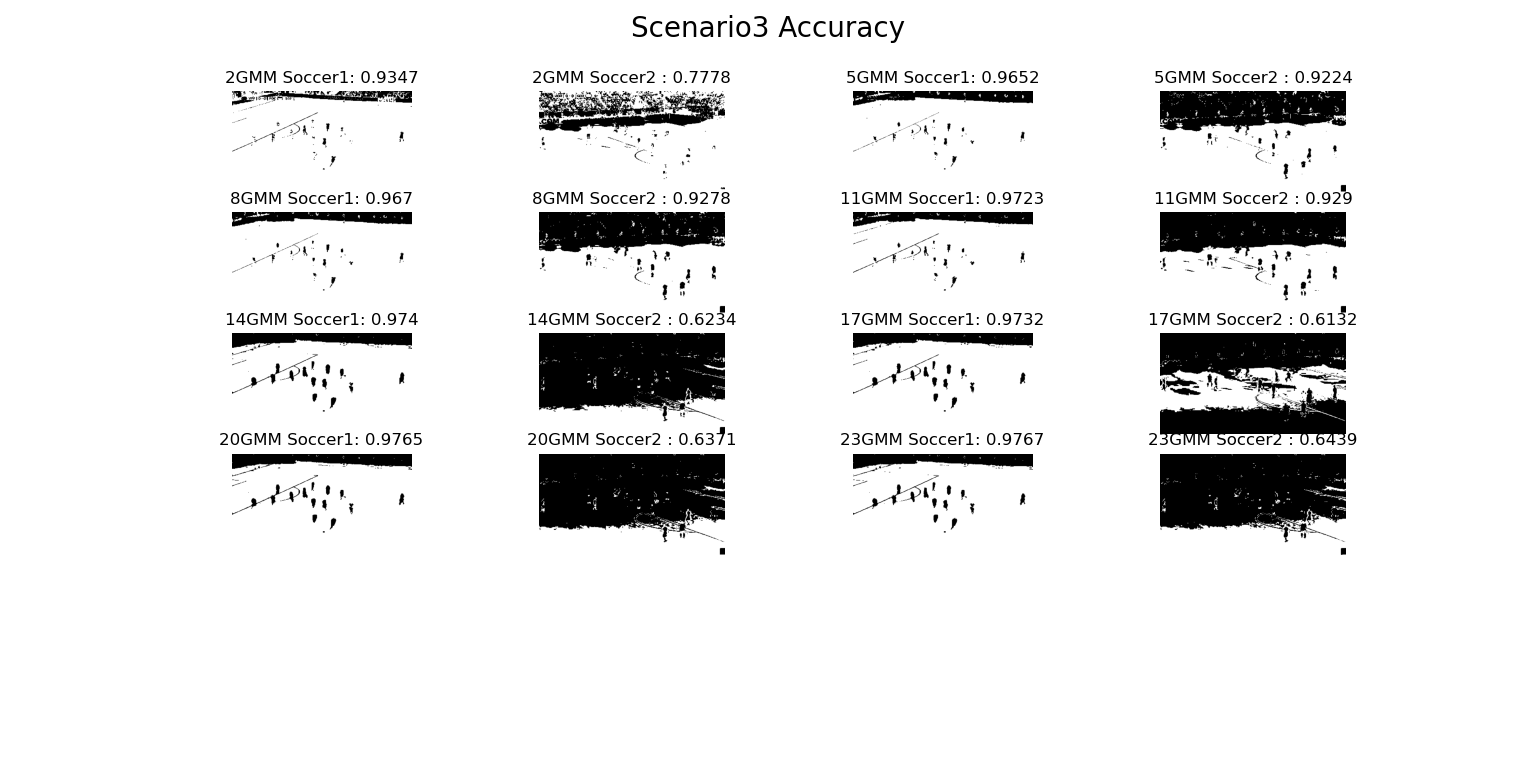

Write the Python code that produced this figure.
import cv2
import matplotlib.pyplot as plt
import numpy as np
from sklearn.mixture import GaussianMixture as GMM
import os
import pandas as pd

soccer1_mask = pd.read_csv('soccer1_mask.csv')
soccer2_mask = pd.read_csv('soccer2_mask.csv')
answer1 = soccer1_mask['GT (True/False)']
answer2 = soccer2_mask['GT (True/False)']

img1 = cv2.imread('soccer1.jpg')
img2 = cv2.imread('soccer2.jpg')
img1_resize = img1.reshape((-1, 3))
img2_resize = img2.reshape((-1, 3))
two_image = np.concatenate((img1_resize, img2_resize))

fig = plt.figure(figsize=(40, 20))
fig.suptitle('Scenario3 Accuracy', fontsize=20)
gaussian = [2, 5, 8, 11, 14, 17, 20, 23]

for i in range(len(gaussian)):
    n = gaussian[i]
    gmm_model = GMM(n_components=n, covariance_type='tied').fit(two_image)
    gmm_labels1 = gmm_model.predict(img1_resize)
    gmm_labels2 = gmm_model.predict(img2_resize)

    # choose the gaussian that represent the green ground
    counts = np.bincount(gmm_labels1)
    frequency_num = np.argmax(counts)
    gmm_labels1 = np.where(gmm_labels1 == frequency_num, n+1, gmm_labels1)
    gmm_labels1 = gmm_labels1 - n
    gmm_labels1 = np.clip(gmm_labels1, 0, 1)

    counts = np.bincount(gmm_labels2)
    frequency_num = np.argmax(counts)
    gmm_labels2 = np.where(gmm_labels2 == frequency_num, n+1, gmm_labels2)
    gmm_labels2 = gmm_labels2 - n
    gmm_labels2 = np.clip(gmm_labels2, 0, 1)

    accuracy1 = 0
    accuracy2 = 0
    for k in range(answer1.size):
        if answer1[k] == gmm_labels1[k]:
            accuracy1 += 1

    s1_acc = str(n) + 'GMM Soccer1: ' + str(round(accuracy1/answer1.size, 4))

    for k in range(answer2.size):
        if answer2[k] == gmm_labels2[k]:
            accuracy2 += 1

    s2_acc = str(n) + 'GMM Soccer2 : ' + str(round(accuracy2/answer2.size, 4))

    segmented1 = gmm_labels1.reshape(img1.shape[0], img1.shape[1])
    segmented2 = gmm_labels2.reshape(img2.shape[0], img2.shape[1])

    temp1 = (segmented1)*255
    temp2 = (segmented2)*255

    first_col = fig.add_subplot(5, 4, (i+1)*2-1)
    first_col.title.set_text(s1_acc)
    plt.imshow(temp1, cmap=plt.cm.gray)
    plt.axis('off')
    # if os.path.exists("M1_S1_" + str(n) + ".png"):
    #     os.remove("M1_S1_" + str(n) + ".png")
    # else:
    #     print("M1_S1_" + str(n) + ".png does not exist")
    # cv2.imwrite("M1_S1_" + str(n) + ".png", temp1)

    second_col = fig.add_subplot(5, 4, (i+1)*2)
    second_col.title.set_text(s2_acc)
    plt.imshow(temp2, cmap=plt.cm.gray)
    plt.axis('off')

    # if os.path.exists("M1_S2_" + str(n) + ".png"):
    #     os.remove("M1_S2_" + str(n) + ".png")
    # else:
    #     print("M1_S2_" + str(n) + ".png does not exist")
    # cv2.imwrite("M1_S2_" + str(n) + ".png", temp2)

plt.show()
